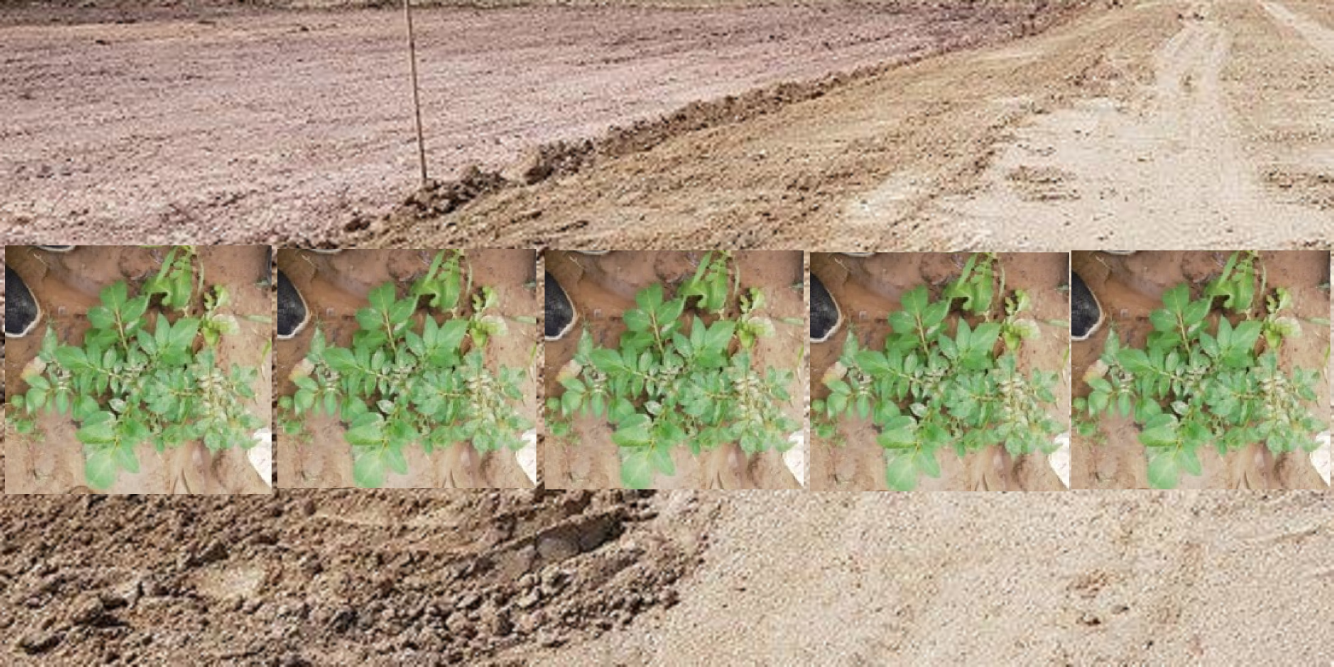
#> input picture image1.jpg, 4000 x 2000 px (shown at 1/3 size)
$ python coord.py
#> lines starting #> are read from the running program, lines starting #| are printed output that depends on the picture
import cv2
import numpy as np
from PIL import Image

im=cv2.imread('image1.jpg',0)
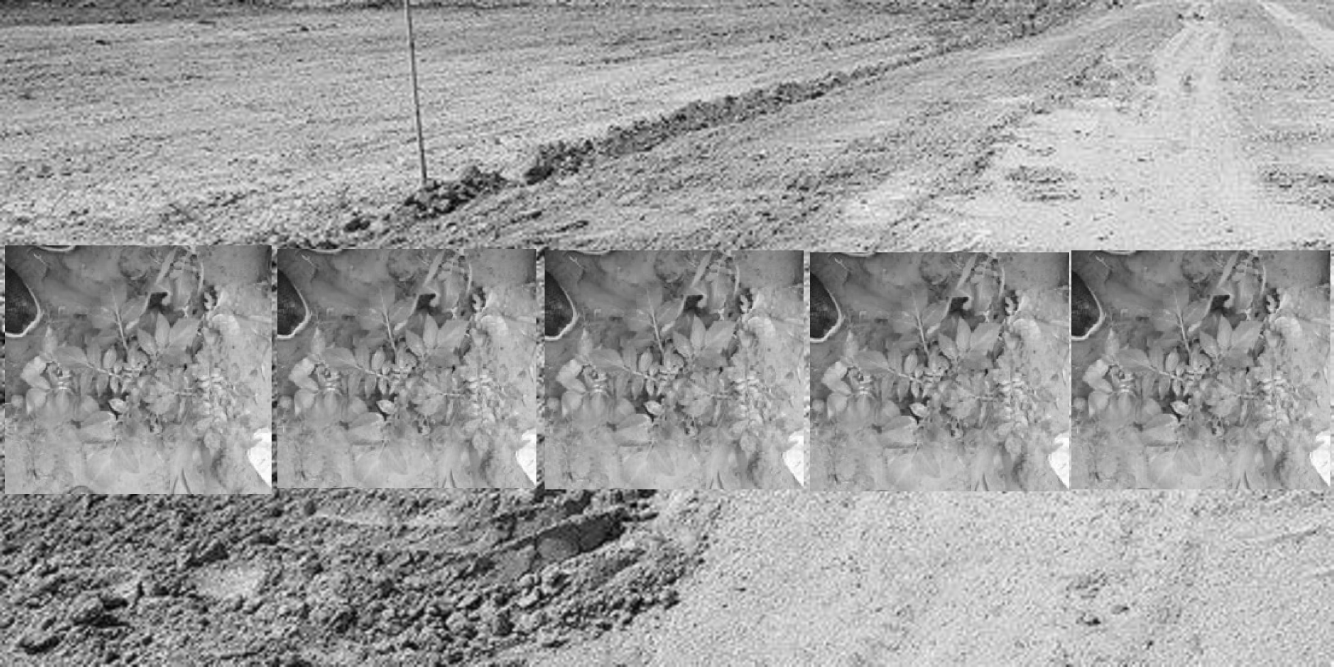
#> im: shape (2000, 4000) (shown at 1/3 size); min 2, max 255, mean 158.6
img = Image.open("image2.jpg")
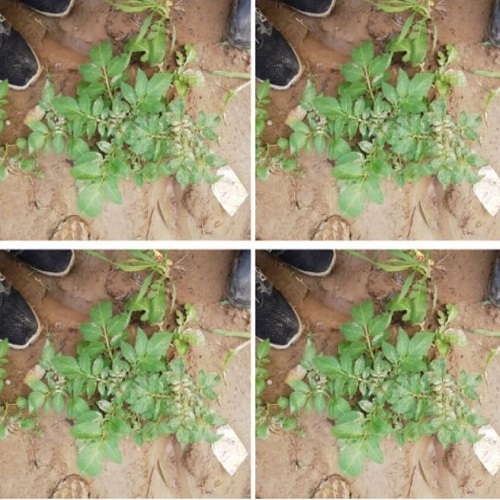
#> input picture image2.jpg, 500 x 500 px
#> img is the input picture: PIL image 500x500 RGB; mean R, G, B 155.2, 150.4, 115.9

pixels=np.argwhere(im != 255)
#> pixels = 7999738 pairs, first value 0 to 1999, second value 0 to 3999
sum1,sum2,min_x,max_x,min_y,max_y = 0,0,4000,0,4000,0
for i,j in pixels:
	sum1+=i
	sum2+=j
	if(min_x>i):
		min_x=i
	if(max_x<i):
		max_x=i
	if(min_y>j):
		min_y=j
	if(max_y<j):
		max_y=j
#> this loop made 7999738 passes
#> (sum2, min_x, min_y) on pass 1: (0, 0, 0)
#> sum2 on passes 2 to 7: 1, 3, 6, 10, 15, 21
#> after the loop, max_x = 1999; max_y = 3999; min_x = 0; min_y = 0; sum1 = 7995643004; sum2 = 15995394292
	#print(i,",",j)
print()
n=len(pixels)
#> n = 7999738
print("min_x=",min_x,", max_x=",max_x,", min_y=",min_y,", max_y=",max_y)
#| min_x= 0 , max_x= 1999 , min_y= 0 , max_y= 3999
a,b=round(sum1/n),round(sum2/n)
#> a = 999; b = 1999
print(a,b)
#| 999 1999
img1=img.crop((min_x,min_y,max_x,max_y))
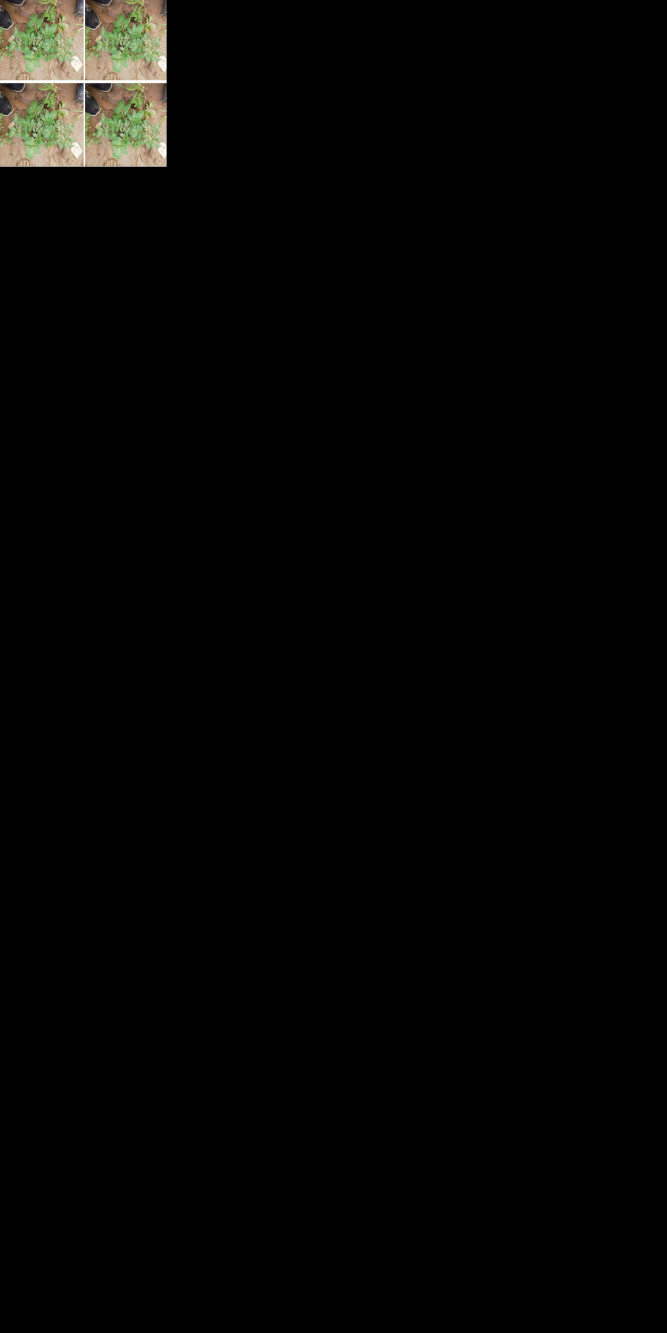
#> img1: PIL image 1999x3999 RGB (shown at 1/3 size); mean R, G, B 4.9, 4.7, 3.6
img1.save("/home/pi/project/cropped_images/img1.jpg")
